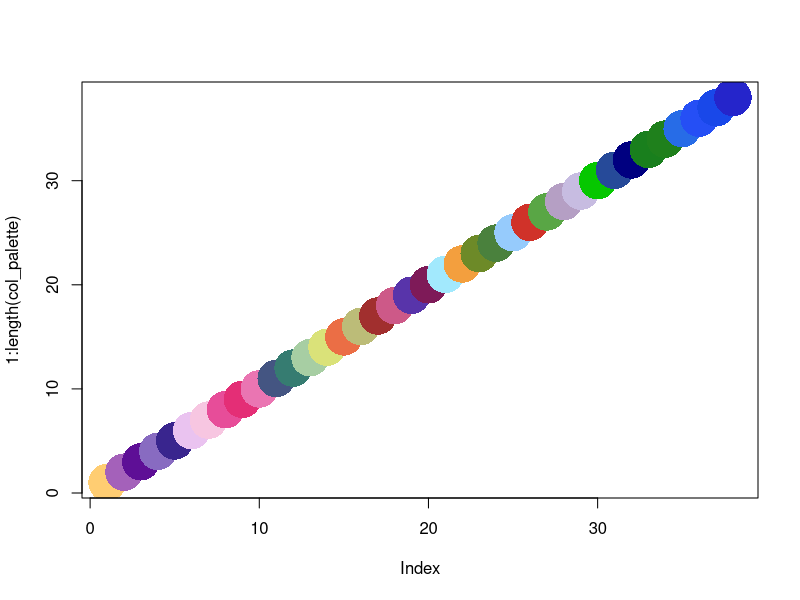

This figure's R source:
col_palette <- c(
  "Late erythroid progenitor" = rgb(243, 159, 62, maxColorValue = 255),
  "Pre-B cells" = rgb(39, 108, 231, maxColorValue = 255),
  "Pro-B cells" = rgb(25, 72, 233, maxColorValue = 255),
  "Conventional dendritic cell 1" = rgb(167, 206, 163, maxColorValue = 255), #cDCs 1
  "Late promyelocytes" = rgb(109, 138, 40, maxColorValue = 255),
  "Megakaryocyte progenitors" = rgb(208, 50, 41, maxColorValue = 255),
  "Early promyelocytes" = rgb(188, 188, 120, maxColorValue = 255),
  "Lymphomyeloid prog" = rgb(74, 129, 61, maxColorValue = 255),
  "Early erythroid progenitor" = rgb(235, 110, 69, maxColorValue = 255),
  "Myelocytes" = rgb(89, 166, 69, maxColorValue = 255),
  "Conventional dendritic cell 2" = rgb(218, 226, 121, maxColorValue = 255), #cDCs 2
  "Eosinophil-basophil-mast cell progenitors" = rgb(161, 47, 46, maxColorValue = 255), #EoBaso progenitors 
  "Plasmacytoid dendritic cell progenitors" = rgb(25, 127, 29, maxColorValue = 255), 
  "HSCs & MPPs" = rgb(126, 26, 88, maxColorValue = 255), 
  "Plasma cells" = rgb(0, 0, 128, maxColorValue = 255), 
  "Erythro-myeloid progenitors" = rgb(205, 89, 136, maxColorValue = 255), 
  "CD4+ memory T cells" = rgb(164, 97, 186, maxColorValue = 255), 
  "Plasmacytoid dendritic cells" = rgb(31, 128, 28, maxColorValue = 255), 
  "Classical Monocytes" = rgb(54, 124, 113, maxColorValue = 255), 
  "NK cell progenitors" = rgb(181, 159, 196, maxColorValue = 255),  # only 11
  "Non-classical monocytes" = rgb(6, 199, 0, maxColorValue = 255),
  "CD8+CD103+ tissue resident memory T cells" = rgb(234, 117, 178, maxColorValue = 255), #CD8+CD103+ TRM T cells
  "CD56brightCD16- NK cells" = rgb(136, 107, 193, maxColorValue = 255), 
  "Class switched memory B cells" = rgb(68, 85, 130, maxColorValue = 255), 
  "CD56dimCD16+ NK cells" = rgb(57, 37, 142, maxColorValue = 255), 
  "CD8+ central memory T cells" = rgb(247, 198, 225, maxColorValue = 255), 
  "Pre-pro-B cells" = rgb(37, 79, 245, maxColorValue = 255),  # only 22
  "Nonswitched memory B cells" = rgb(38, 74, 153, maxColorValue = 255), 
  "CD8+ effector memory T cells" = rgb(231, 77, 153, maxColorValue = 255), 
  "CD8+ naive T cells" = rgb(228, 46, 118, maxColorValue = 255), 
  "Mature naive B cells" = rgb(150, 203, 252, maxColorValue = 255), 
  "GammaDelta T cells" = rgb(88, 52, 170, maxColorValue = 255), 
  "Immature B cells" = rgb(162, 233, 253, maxColorValue = 255),
  "CD4+ naive T cells" = rgb(94, 15, 150, maxColorValue = 255), 
  "CD69+PD-1+ memory CD4+ T cells" = rgb(234, 195, 240, maxColorValue = 255), # only 6
  "Small pre-B cell" = rgb(37, 37, 203, maxColorValue = 255), # only 12
  "Aberrant erythroid" = rgb(255, 205, 114, maxColorValue = 255), # only 2
  "NK T cells" = rgb(199, 188, 225, maxColorValue = 255) # only 1
)
col_palette <- col_palette[order(names(col_palette))]

plot(1:length(col_palette), pch = 16, col = col_palette, cex = 5)

